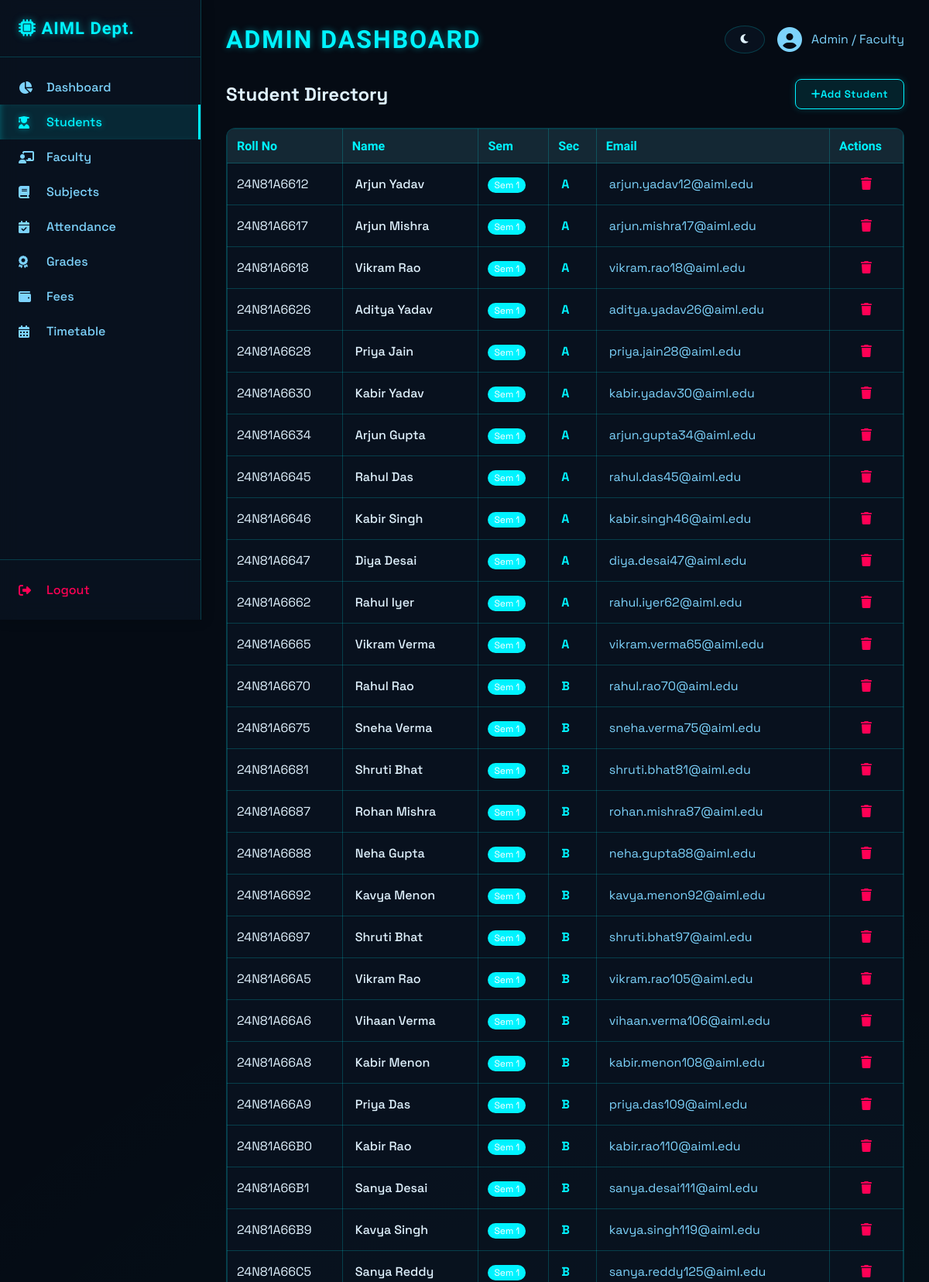
Screenshot of /students/ (signed in, upper part) with the database file from the repository.
### tables this page shows
CREATE TABLE students (
        id INTEGER PRIMARY KEY AUTOINCREMENT,
        roll_no TEXT UNIQUE NOT NULL,
        name TEXT NOT NULL,
        semester INTEGER NOT NULL,
        section TEXT NOT NULL,
        email TEXT,
        phone TEXT,
        admission_year INTEGER
    );

### routes/students.py (the view)
@students_bp.route('/')
def index():
    cur = g.db.cursor()
    cur.execute("SELECT * FROM students ORDER BY semester ASC, roll_no ASC")
    students = cur.fetchall()
    return render_template('admin/students.html', students=students)

### app.py (called while the page is built)
@app.before_request
def load_user():
    g.user_id = session.get('user_id')
    g.role = session.get('role')
    g.db = get_db_connection()

### database.py (called while the page is built)
def get_db_connection():
    conn = sqlite3.connect(DB_FILE)
    conn.row_factory = sqlite3.Row
    return conn

### routes/students.py (called while the page is built)
@students_bp.before_request
def require_admin():
    if session.get('role') not in ['admin', 'faculty']:
        flash('Access Denied', 'error')
        return redirect(url_for('dashboard.index'))

### templates/admin/students.html (shortened to what this page needs)
{% extends "base_admin.html" %}
{% block content %}
<div class="d-flex justify-content-between align-items-center mb-4">
    <h2>Student Directory</h2>
    <button class="btn btn-primary" style="width: auto;" onclick="document.getElementById('addModal').style.display='flex'">
        <i class="fas fa-plus"></i> Add Student
    </button>
</div>
<div class="table-container" style="background: var(--card-bg); border-radius: 12px; border: 1px solid var(--border-color); overflow: hidden;">
    <table class="table">
        <thead style="background: rgba(255,255,255,0.05);">
            <tr>
                <th >Roll No</th>
                <th >Name</th>
                <th >Sem</th>
                <th >Sec</th>
                <th >Email</th>
                <th >Actions</th>
            </tr>
        </thead>
        <tbody>
            {% for student in students %}
            <tr style="border-bottom: 1px solid var(--border-color);">
                <td >{{ student['roll_no'] }}</td>
                <td style="padding: 16px; font-weight: 500;">{{ student['name'] }}</td>
                <td ><span style="background: var(--accent); color: white; padding: 2px 8px; border-radius: 12px; font-size: 12px;">Sem {{ student['semester'] }}</span></td>
                <td style="padding: 16px; font-weight: bold; color: var(--accent);">{{ student['section'] }}</td>
                <td style="padding: 16px; color: var(--text-secondary);">{{ student['email'] }}</td>
                <td class="text-center">
                    <a href="{{ url_for('students.delete', id=student['id']) }}" style="color: var(--danger); text-decoration: none;" onclick="return confirm('Are you sure?')"><i class="fas fa-trash"></i></a>
                </td>
            </tr>
            {% else %}
            <tr>
                <td colspan="5" style="padding: 24px; text-align: center; color: var(--text-secondary);">No students found.</td>
            </tr>
            {% endfor %}
        </tbody>
    </table>
</div>
{% endblock %}

### static/css/style.css (style rules this page uses)
:root { --bg-color: #050b14; --card-bg: rgba(10, 20, 35, 0.7); --text-primary: #e0f2fe; --text-secondary: #7dd3fc; --accent: #00f3ff; --accent-rgb: 0, 243, 255; --accent-hover: #00c6d1; --danger: #ff0055; --success: #00ffaa; --warning: #ffb800; --border-color: rgba(0, 243, 255, 0.2); --surface-color: rgba(10, 20, 35, 0.9); }
* { margin: 0; padding: 0; box-sizing: border-box; font-family: 'Space Grotesk', 'Inter', sans-serif; }
body { background-color: var(--bg-color); background-image: radial-gradient(circle at 15% 50%, rgba(var(--accent-rgb), 0.05), transparent 25%), radial-gradient(circle at 85% 30%, rgba(var(--accent-rgb), 0.05), transparent 25%); background-attachment: fixed; color: var(--text-primary); min-height: 100vh; display: flex; }
.btn { display: inline-flex; align-items: center; justify-content: center; padding: 10px 20px; border-radius: 8px; font-weight: 600; text-align: center; cursor: pointer; transition: all 0.3s; border: 1px solid transparent; text-decoration: none; letter-spacing: 0.5px; font-family: 'Space Grotesk', sans-serif; }
.btn-primary { background-color: rgba(var(--accent-rgb), 0.1); color: var(--accent); border-color: var(--accent); width: 100%; box-shadow: 0 0 10px rgba(var(--accent-rgb), 0.2); }
.table { width: 100%; border-collapse: collapse; }
.table th, .table td { padding: 12px; border: 1px solid var(--border-color); }
.table th { background: rgba(var(--accent-rgb), 0.05); text-align: left; font-family: 'Rajdhani', sans-serif; color: var(--accent); }
.text-center { text-align: center !important; }
.d-flex { display: flex; }
.align-items-center { align-items: center; }
.justify-content-between { justify-content: space-between; }
.text-center { text-align: center; }
.mb-4 { margin-bottom: 24px; }
.d-flex { display: flex !important; }

### rows the page displays
students: roll_no "24N81A6612", name "Arjun Yadav", semester "1", section "A", email "arjun.yadav12@aiml.edu"
students: roll_no "24N81A6617", name "Arjun Mishra", semester "1", section "A", email "arjun.mishra17@aiml.edu"
students: roll_no "24N81A6618", name "Vikram Rao", semester "1", section "A", email "vikram.rao18@aiml.edu"
students: roll_no "24N81A6626", name "Aditya Yadav", semester "1", section "A", email "aditya.yadav26@aiml.edu"
students: roll_no "24N81A6628", name "Priya Jain", semester "1", section "A", email "priya.jain28@aiml.edu"
students: roll_no "24N81A6630", name "Kabir Yadav", semester "1", section "A", email "kabir.yadav30@aiml.edu"
students: roll_no "24N81A6634", name "Arjun Gupta", semester "1", section "A", email "arjun.gupta34@aiml.edu"
students: roll_no "24N81A6645", name "Rahul Das", semester "1", section "A", email "rahul.das45@aiml.edu"
students: roll_no "24N81A6646", name "Kabir Singh", semester "1", section "A", email "kabir.singh46@aiml.edu"
students: roll_no "24N81A6647", name "Diya Desai", semester "1", section "A", email "diya.desai47@aiml.edu"
students: roll_no "24N81A6662", name "Rahul Iyer", semester "1", section "A", email "rahul.iyer62@aiml.edu"
students: roll_no "24N81A6665", name "Vikram Verma", semester "1", section "A", email "vikram.verma65@aiml.edu"
students: roll_no "24N81A6670", name "Rahul Rao", semester "1", section "B", email "rahul.rao70@aiml.edu"
students: roll_no "24N81A6675", name "Sneha Verma", semester "1", section "B", email "sneha.verma75@aiml.edu"
students: roll_no "24N81A6681", name "Shruti Bhat", semester "1", section "B", email "shruti.bhat81@aiml.edu"
students: roll_no "24N81A6687", name "Rohan Mishra", semester "1", section "B", email "rohan.mishra87@aiml.edu"
students: roll_no "24N81A6688", name "Neha Gupta", semester "1", section "B", email "neha.gupta88@aiml.edu"
students: roll_no "24N81A6692", name "Kavya Menon", semester "1", section "B", email "kavya.menon92@aiml.edu"
students: roll_no "24N81A6697", name "Shruti Bhat", semester "1", section "B", email "shruti.bhat97@aiml.edu"
students: roll_no "24N81A66A5", name "Vikram Rao", semester "1", section "B", email "vikram.rao105@aiml.edu"
students: roll_no "24N81A66A6", name "Vihaan Verma", semester "1", section "B", email "vihaan.verma106@aiml.edu"
students: roll_no "24N81A66A8", name "Kabir Menon", semester "1", section "B", email "kabir.menon108@aiml.edu"
students: roll_no "24N81A66A9", name "Priya Das", semester "1", section "B", email "priya.das109@aiml.edu"
students: roll_no "24N81A66B0", name "Kabir Rao", semester "1", section "B", email "kabir.rao110@aiml.edu"
students: roll_no "24N81A66B1", name "Sanya Desai", semester "1", section "B", email "sanya.desai111@aiml.edu"
students: roll_no "24N81A66B9", name "Kavya Singh", semester "1", section "B", email "kavya.singh119@aiml.edu"
students: roll_no "24N81A66C5", name "Sanya Reddy", semester "1", section "B", email "sanya.reddy125@aiml.edu"
